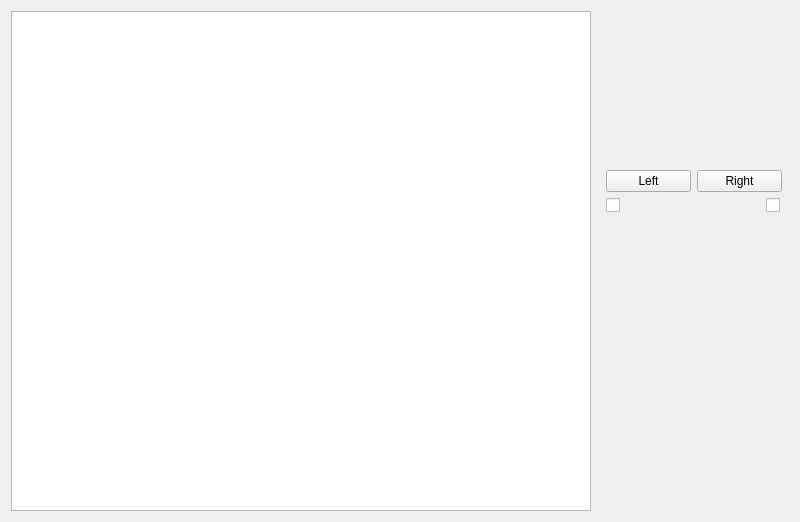
      <widget class="QWidget" name="tabSwitchers">
       <attribute name="title">
        <string>Switchers</string>
       </attribute>
       <layout class="QHBoxLayout" name="horizontalLayout_7">
        <item>
         <widget class="QTableView" name="switchersTableView">
          <property name="minimumSize">
           <size>
            <width>580</width>
            <height>500</height>
           </size>
          </property>
          <property name="maximumSize">
           <size>
            <width>580</width>
            <height>500</height>
           </size>
          </property>
          <property name="layoutDirection">
           <enum>Qt::LeftToRight</enum>
          </property>
          <property name="editTriggers">
           <set>QAbstractItemView::NoEditTriggers</set>
          </property>
          <property name="alternatingRowColors">
           <bool>true</bool>
          </property>
          <property name="selectionMode">
           <enum>QAbstractItemView::SingleSelection</enum>
          </property>
          <property name="selectionBehavior">
           <enum>QAbstractItemView::SelectRows</enum>
          </property>
          <property name="textElideMode">
           <enum>Qt::ElideMiddle</enum>
          </property>
          <property name="sortingEnabled">
           <bool>true</bool>
          </property>
          <attribute name="horizontalHeaderCascadingSectionResizes">
           <bool>true</bool>
          </attribute>
          <attribute name="horizontalHeaderMinimumSectionSize">
           <number>20</number>
          </attribute>
          <attribute name="horizontalHeaderShowSortIndicator" stdset="0">
           <bool>true</bool>
          </attribute>
          <attribute name="horizontalHeaderStretchLastSection">
           <bool>true</bool>
          </attribute>
          <attribute name="verticalHeaderVisible">
           <bool>false</bool>
          </attribute>
          <attribute name="verticalHeaderHighlightSections">
           <bool>false</bool>
          </attribute>
         </widget>
        </item>
        <item>
         <widget class="QWidget" name="switcherEditWidget_2" native="true">
          <property name="minimumSize">
           <size>
            <width>192</width>
            <height>200</height>
           </size>
          </property>
          <property name="maximumSize">
           <size>
            <width>192</width>
            <height>200</height>
           </size>
          </property>
          <layout class="QFormLayout" name="formLayout_3">
           <item row="0" column="0">
            <widget class="QPushButton" name="leftSwitcherButton">
             <property name="minimumSize">
              <size>
               <width>85</width>
               <height>0</height>
              </size>
             </property>
             <property name="maximumSize">
              <size>
               <width>75</width>
               <height>16777215</height>
              </size>
             </property>
             <property name="text">
              <string>Left</string>
             </property>
            </widget>
           </item>
           <item row="0" column="1">
            <widget class="QPushButton" name="rightSwitcherButton">
             <property name="minimumSize">
              <size>
               <width>85</width>
               <height>0</height>
              </size>
             </property>
             <property name="maximumSize">
              <size>
               <width>75</width>
               <height>16777215</height>
              </size>
             </property>
             <property name="layoutDirection">
              <enum>Qt::RightToLeft</enum>
             </property>
             <property name="text">
              <string>Right</string>
             </property>
            </widget>
           </item>
           <item row="1" column="0">
            <widget class="QCheckBox" name="leftSwLimCheckBox">
             <property name="focusPolicy">
              <enum>Qt::NoFocus</enum>
             </property>
             <property name="text">
              <string/>
             </property>
             <property name="icon">
              <iconset>
               <normaloff>:/imags/red.png</normaloff>
               <normalon>:/imags/green.png</normalon>:/imags/red.png</iconset>
             </property>
             <property name="checkable">
              <bool>false</bool>
             </property>
             <property name="checked">
              <bool>false</bool>
             </property>
            </widget>
           </item>
           <item row="1" column="1">
            <widget class="QCheckBox" name="rightSwLimCheckBox">
             <property name="enabled">
              <bool>true</bool>
             </property>
             <property name="focusPolicy">
              <enum>Qt::NoFocus</enum>
             </property>
             <property name="layoutDirection">
              <enum>Qt::RightToLeft</enum>
             </property>
             <property name="text">
              <string/>
             </property>
             <property name="icon">
              <iconset>
               <normaloff>:/imags/red.png</normaloff>
               <normalon>:/imags/green.png</normalon>:/imags/red.png</iconset>
             </property>
             <property name="checkable">
              <bool>false</bool>
             </property>
            </widget>
           </item>
           <item row="2" column="0" colspan="2">
            <widget class="QLabel" name="switcherStateImageLabel">
             <property name="maximumSize">
              <size>
               <width>340</width>
               <height>120</height>
              </size>
             </property>
             <property name="text">
              <string/>
             </property>
             <property name="pixmap">
              <pixmap>:/imags/left.png</pixmap>
             </property>
             <property name="scaledContents">
              <bool>true</bool>
             </property>
            </widget>
           </item>
          </layout>
         </widget>
        </item>
       </layout>
      </widget>
